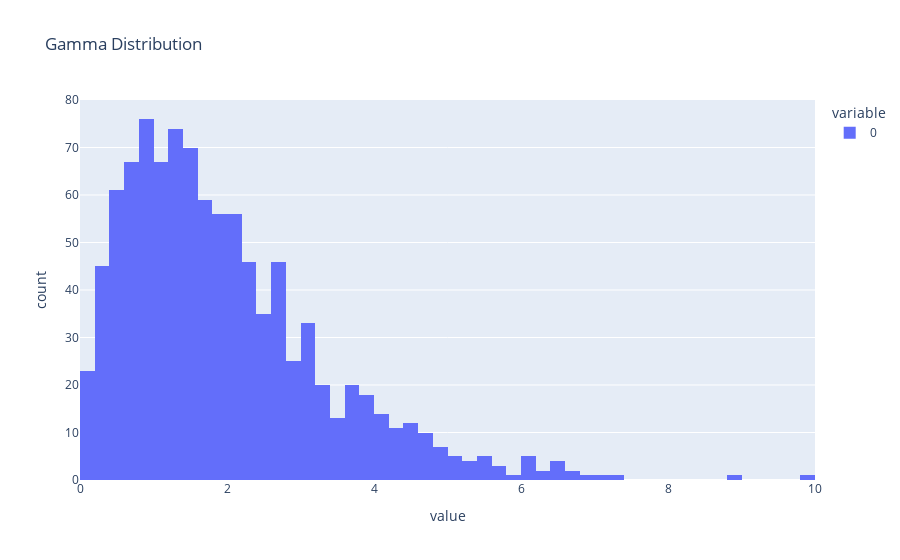

The notebook cell this image was saved under:
### Markdown cell above
> What is it?

Analogy: Imagine the time it takes for two independent events to happen, like how long it takes for two customers to make purchases. The Gamma distribution models the waiting time for such events.

Shape: Starts high for small values and tails off gradually, depending on how many events are being waited for.

> Use Cases:

* Time until a customer buys multiple products.
* Duration of events, like how long customers stay in a store.
* Modeling demand patterns over time for certain product lines.

### Code cell
data_6 = np.random.gamma(shape=2, scale=1, size=1000)
fig = px.histogram(data_6, nbins=50, title="Gamma Distribution")
fig.show()

### Figure 1 — Plotly figure (JSON) as saved in the notebook; plotly's stock layout.template omitted (floating-point values rounded to 4 significant figures; data arrays with more than 128 entries replaced by an {"elided": "..."} marker saying what was removed)
{"data": [{"alignmentgroup": "True", "bingroup": "x", "hovertemplate": "variable=0<br>value=%{x}<br>count=%{y}<extra></extra>", "legendgroup": "0", "marker": {"color": "#636efa", "pattern": {"shape": ""}}, "name": "0", "nbinsx": 50, "offsetgroup": "0", "orientation": "v", "showlegend": true, "type": "histogram", "x": {"elided": "1000 float values"}, "xaxis": "x", "yaxis": "y"}], "layout": {"barmode": "relative", "legend": {"title": {"text": "variable"}, "tracegroupgap": 0}, "title": {"text": "Gamma Distribution"}, "xaxis": {"anchor": "y", "domain": [0, 1], "title": {"text": "value"}}, "yaxis": {"anchor": "x", "domain": [0, 1], "title": {"text": "count"}}}}
